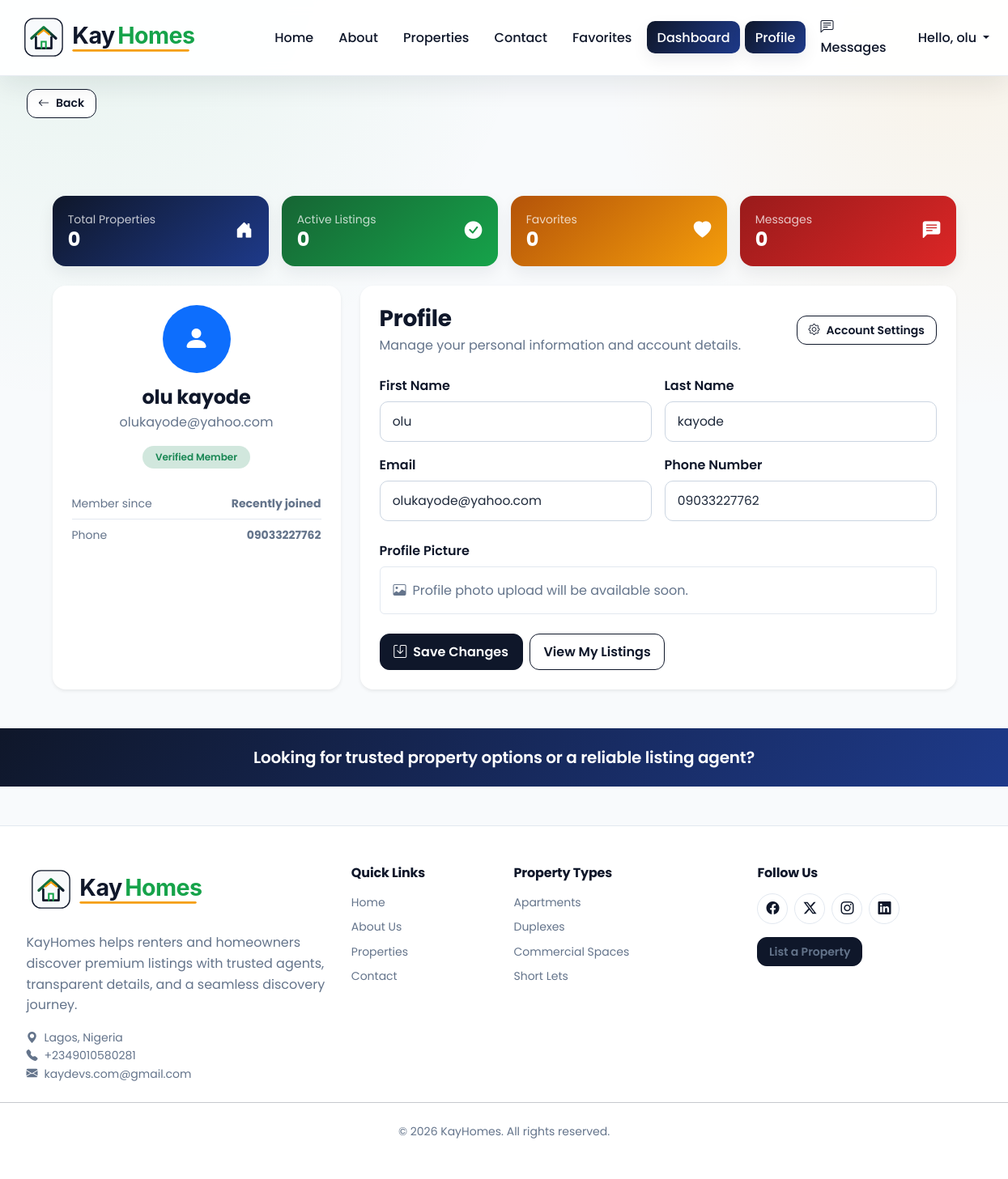
The app's page /profile/ (signed in) with its own data.
### pkg/models.py (models this page shows)
class User(db.Model):
    __tablename__ = 'users'
    user_id = db.Column(db.Integer, primary_key=True)
    user_fname = db.Column(db.String(100), nullable=False)
    user_lname = db.Column(db.String(100), nullable=False)
    user_email = db.Column(db.String(120), unique=True, nullable=False)
    user_pwd = db.Column(db.String(255), nullable=False)
    user_phone = db.Column(db.String(20))
    theme = db.Column(db.String(20), nullable=False, default='light')
    user_regdate = db.Column(db.DateTime)
    password_reset_tokens = relationship('PasswordResetToken', back_populates='user', cascade='all, delete-orphan')

### pkg/user_routes.py (the view, shortened to what this page needs)
@app.route('/profile/', methods=['GET', 'POST'])
@login_required
def profile():
    user = get_current_user()
    if not user:
        return redirect(url_for('login'))
    stats = _get_profile_stats(user.user_id)
    return render_template(
        'profile.html',
        title='Profile',
        user=user,
        total_properties=stats['total_properties'],
        active_listings=stats['active_listings'],
        favorites_count=stats['favorites_count'],
        unread_messages=stats['unread_messages'],
        views_count=stats['views_count'],
    )

### pkg/templates/profile.html (shortened to what this page needs)
{% extends 'base.html' %}
{% block main_content %}
<div class="container py-5" data-profile-stats-url="{{ url_for('profile_stats_api') }}">
  <div class="row g-3 mb-4 fade-up">
    <div class="col-6 col-lg-3">
      <div class="metric-card metric-primary">
        <div class="d-flex justify-content-between align-items-center">
          <div>
            <div class="small opacity-75">Total Properties</div>
            <h4 id="profileTotalProperties" class="mb-0">{{ total_properties|default(0) }}</h4>
          </div>
          <i class="bi bi-house-door-fill"></i>
        </div>
      </div>
    </div>
    <div class="col-6 col-lg-3">
      <div class="metric-card metric-success">
        <div class="d-flex justify-content-between align-items-center">
          <div>
            <div class="small opacity-75">Active Listings</div>
            <h4 id="profileActiveListings" class="mb-0">{{ active_listings|default(total_properties|default(0)) }}</h4>
          </div>
          <i class="bi bi-check-circle-fill"></i>
        </div>
      </div>
    </div>
    <div class="col-6 col-lg-3">
      <div class="metric-card metric-accent">
        <div class="d-flex justify-content-between align-items-center">
          <div>
            <div class="small opacity-75">Favorites</div>
            <h4 id="profileFavoritesCount" class="mb-0">{{ favorites_count|default(0) }}</h4>
          </div>
          <i class="bi bi-heart-fill"></i>
        </div>
      </div>
    </div>
    <div class="col-6 col-lg-3">
      <div class="metric-card metric-danger">
        <div class="d-flex justify-content-between align-items-center">
          <div>
            <div class="small opacity-75">Messages</div>
            <h4 id="profileUnreadMessages" class="mb-0">{{ unread_messages|default(0) }}</h4>
          </div>
          <i class="bi bi-chat-left-text-fill"></i>
        </div>
      </div>
    </div>
  </div>
  <div class="row g-4">
    <div class="col-lg-4">
      <div class="card shadow-sm border-0 h-100">
        <div class="card-body p-4 text-center">
          <div class="rounded-circle bg-primary text-white d-flex align-items-center justify-content-center mx-auto mb-3" style="width: 84px; height: 84px; font-size: 32px;">
            <i class="bi bi-person-fill"></i>
          </div>
          <h4 class="fw-bold mb-1">{{ user.user_fname }} {{ user.user_lname }}</h4>
          <p class="text-muted mb-3">{{ user.user_email }}</p>
          <span class="badge bg-success-subtle text-success px-3 py-2">Verified Member</span>
          <div class="mt-4 small text-muted text-start">
            <div class="d-flex justify-content-between py-2 border-bottom">
              <span>Member since</span>
              <strong>{{ user.user_regdate.strftime('%b %Y') if user.user_regdate else 'Recently joined' }}</strong>
            </div>
            <div class="d-flex justify-content-between py-2">
              <span>Phone</span>
              <strong>{{ user.user_phone or 'Not added' }}</strong>
            </div>
          </div>
        </div>
      </div>
    </div>
    <div class="col-lg-8">
      <div class="card shadow-sm border-0">
        <div class="card-body p-4">
          <div class="d-flex justify-content-between align-items-center mb-4">
            <div>
              <h3 class="fw-bold mb-1">Profile</h3>
              <p class="text-muted mb-0">Manage your personal information and account details.</p>
            </div>
            <a href="{{ url_for('account_settings') }}" class="btn btn-outline-secondary btn-sm">
              <i class="bi bi-gear me-2"></i>Account Settings
            </a>
          </div>
          <form method="post">
            <div class="row g-3">
              <div class="col-md-6">
                <label class="form-label">First Name</label>
                <input type="text" class="form-control" name="first_name" value="{{ user.user_fname }}" required>
              </div>
              <div class="col-md-6">
                <label class="form-label">Last Name</label>
                <input type="text" class="form-control" name="last_name" value="{{ user.user_lname }}" required>
              </div>
              <div class="col-md-6">
                <label class="form-label">Email</label>
                <input type="email" class="form-control" name="email" value="{{ user.user_email }}" required>
              </div>
              <div class="col-md-6">
                <label class="form-label">Phone Number</label>
                <input type="tel" class="form-control" name="phone" value="{{ user.user_phone or '' }}">
              </div>
            </div>
            <div class="mt-4">
              <label class="form-label">Profile Picture</label>
              <div class="border rounded p-3 text-muted">
                <i class="bi bi-image me-2"></i>Profile photo upload will be available soon.
              </div>
            </div>
            <div class="mt-4 d-flex gap-2">
              <button type="submit" class="btn btn-primary">
                <i class="bi bi-save me-2"></i>Save Changes
              </button>
              <a href="{{ url_for('my_listings') }}" class="btn btn-outline-primary">View My Listings</a>
            </div>
          </form>
        </div>
      </div>
    </div>
  </div>
</div>
{% endblock %}

### pkg/templates/base.html (shortened to what this page needs)
<!DOCTYPE html>
<html lang="en" data-theme="{{ current_theme|default('light') }}">
<head>
  <link rel="stylesheet" href="{{ url_for('static', filename='bootstrap/css/bootstrap.min.css') }}">
  <link rel="stylesheet" href="{{ url_for('static', filename='homes.css') }}">
  <link rel="stylesheet" href="https://cdn.jsdelivr.net/npm/bootstrap-icons@1.11.3/font/bootstrap-icons.css">
</head>
<body>
  {% include 'header.html' %}
  {% set endpoint_name = request.endpoint or '' %}
  {% set no_back_button_endpoints = ['home', 'login', 'register', 'admin_login', 'admin_register', 'admin_dashboard'] %}
  {% set fallback_endpoint = 'admin_dashboard' if endpoint_name.startswith('admin_') else 'home' %}
  {% if endpoint_name not in no_back_button_endpoints %}
    <div class="kh-content-container pt-3 pb-0">
      <button
        type="button"
        class="btn btn-outline-secondary btn-sm d-inline-flex align-items-center gap-2"
        onclick="return handleBackNavigation('{{ url_for(fallback_endpoint) }}');"
        aria-label="Go back to previous page"
      >
        <i class="bi bi-arrow-left" aria-hidden="true"></i>
        <span>Back</span>
      </button>
    </div>
  {% endif %}
  <div class="kh-content-container py-4">
  </div>
  {% block main_content %}{% endblock %}
  {% set is_logged_in = session.get('user_id') %}
  <div class="site-cta py-4">
    <div class="kh-content-container d-flex flex-column flex-md-row {% if not is_logged_in %}justify-content-between{% else %}justify-content-center{% endif %} align-items-center gap-3">
      <h5 class="mb-0 fw-semibold text-center text-md-start cta-heading">Looking for trusted property options or a reliable listing agent?</h5>
    </div>
  </div>
  <footer class="site-footer py-5">
    <div class="kh-content-container">
      <div class="row g-4">
          <div class="col-12 col-lg-4">
            <a class="d-inline-block mb-3" href="{{ url_for('home') }}">
              <img src="{{ url_for('static', filename='images/logo-kayhomes-full.svg') }}" alt="KayHomes logo" class="brand-logo-full">
            </a>
            <p class="mb-3">KayHomes helps renters and homeowners discover premium listings with trusted agents, transparent details, and a seamless discovery journey.</p>
            <p class="small mb-0"><i class="bi bi-geo-alt-fill me-2"></i>Lagos, Nigeria</p>
            <p class="small mb-0"><i class="bi bi-telephone-fill me-2"></i>+2349010580281</p>
            <p class="small mb-0"><i class="bi bi-envelope-fill me-2"></i>kaydevs.com@gmail.com</p>
          </div>
          <div class="col-6 col-lg-2">
            <h6 class="fw-bold mb-3">Quick Links</h6>
            <ul class="list-unstyled small mb-0 d-grid gap-2">
              <li><a href="{{ url_for('home') }}">Home</a></li>
              <li><a href="{{ url_for('about') }}">About Us</a></li>
              {% if session.get('user_id') %}
                <li><a href="{{ url_for('properties') }}">Properties</a></li>
                <li><a href="{{ url_for('contact') }}">Contact</a></li>
              {% endif %}
            </ul>
          </div>
          <div class="col-6 col-lg-3">
            <h6 class="fw-bold mb-3">Property Types</h6>
            <ul class="list-unstyled small mb-0 d-grid gap-2">
              <li><a href="#">Apartments</a></li>
              <li><a href="#">Duplexes</a></li>
              <li><a href="#">Commercial Spaces</a></li>
              <li><a href="#">Short Lets</a></li>
            </ul>
          </div>
          <div class="col-12 col-lg-3">
            <h6 class="fw-bold mb-3">Follow Us</h6>
            <div class="d-flex gap-2 mb-3">
              <a href="#" class="social-pill" aria-label="Facebook"><i class="bi bi-facebook"></i></a>
              <a href="#" class="social-pill" aria-label="X"><i class="bi bi-twitter-x"></i></a>
              <a href="#" class="social-pill" aria-label="Instagram"><i class="bi bi-instagram"></i></a>
              <a href="#" class="social-pill" aria-label="LinkedIn"><i class="bi bi-linkedin"></i></a>
            </div>
            {% if session.get('user_id') %}
              <a href="{{ url_for('post_property') }}" class="btn btn-primary btn-sm">List a Property</a>
            {% else %}
              <a href="{{ url_for('login') }}" class="btn btn-primary btn-sm">Sign In to List</a>
            {% endif %}
          </div>
        </div>
      </div>
      <hr class="my-4">
      <div class="text-center text-muted small">© 2026 KayHomes. All rights reserved.</div>
    </footer>
</body>
</html>

### pkg/templates/header.html (shortened to what this page needs)
<div class="container-fluid">
  <div class="row">
    <nav class="navbar navbar-expand-lg sticky-top">
      <div class="container-fluid px-3 px-lg-4">
        <a class="navbar-brand d-flex align-items-center gap-2" href="{{ url_for('home') }}">
          <img src="{{ url_for('static', filename='images/logo-kayhomes-full.svg') }}" alt="KayHomes logo" class="brand-logo-full">
        </a>
        <div class="collapse navbar-collapse" id="navbarNav">
          <ul class="navbar-nav ms-auto align-items-lg-center">
            {% if session.get('admin_id') %}
              <li class="nav-item">
                <a class="nav-link {% if request.endpoint == 'admin_dashboard' %}active{% endif %}" href="{{ url_for('admin_dashboard') }}">Dashboard</a>
              </li>
              <li class="nav-item">
                <a class="nav-link {% if request.endpoint == 'admin_profile' %}active{% endif %}" href="{{ url_for('admin_profile') }}">Profile</a>
              </li>
              <li class="nav-item">
                <a class="nav-link {% if request.endpoint == 'admin_change_password' %}active{% endif %}" href="{{ url_for('admin_change_password') }}">Settings</a>
              </li>
              <li class="nav-item">
                <form method="POST" action="{{ url_for('admin_logout') }}" class="d-inline ms-lg-3">
                  <input type="hidden" name="csrf_token" value="{{ admin_csrf_token }}">
                  <button type="submit" class="btn btn-primary btn-sm">Logout</button>
                </form>
              </li>
            {% else %}
              <li class="nav-item">
                <a class="nav-link {% if request.endpoint == 'home' %}active{% endif %}" href="{{ url_for('home') }}">Home</a>
              </li>
              <li class="nav-item">
                <a class="nav-link {% if request.endpoint == 'about' %}active{% endif %}" href="{{ url_for('about') }}">About</a>
              </li>
              {% if session.get('user_id') %}
                {% set logged_in_user_first_name = session.get('user_name') or 'User' %}
                <li class="nav-item">
                  <a class="nav-link {% if request.endpoint == 'properties' %}active{% endif %}" href="{{ url_for('properties') }}">Properties</a>
                </li>
                <li class="nav-item">
                  <a class="nav-link {% if request.endpoint in ['contact'] %}active{% endif %}" href="{{ url_for('contact') }}">Contact</a>
                </li>
                <li class="nav-item">
                  <a class="nav-link {% if request.endpoint == 'my_favorites' %}active{% endif %}" href="{{ url_for('my_favorites') }}">Favorites</a>
                </li>
                <li class="nav-item">
                  <a class="nav-link {% if request.endpoint in ['user_dashboard', 'profile'] %}active{% endif %}" href="{{ url_for('user_dashboard') }}">Dashboard</a>
                </li>
                <li class="nav-item">
                  <a class="nav-link {% if request.endpoint == 'profile' %}active{% endif %}" href="{{ url_for('profile') }}">Profile</a>
                </li>
                <li class="nav-item">
                  <a class="nav-link {% if request.endpoint == 'messages' %}active{% endif %}" href="{{ url_for('messages') }}" data-unread-count-url="{{ url_for('unread_message_count_api') }}">
                    <i class="bi bi-chat-left-text me-1"></i> Messages
                  </a>
                </li>
                <li class="nav-item dropdown ms-lg-2">
                  <a class="nav-link dropdown-toggle" href="#" role="button" data-bs-toggle="dropdown" aria-expanded="false">
                    Hello, {{ logged_in_user_first_name }}
                  </a>
                </li>
              {% endif %}
            {% endif %}
          </ul>
        </div>
      </div>
    </nav>
  </div>
</div>

### records on screen
User: user_fname "olu", user_lname "kayode", user_email "olukayode@yahoo.com", user_regdate "Recently joined", user_phone "09033227762", first_name "olu", last_name "kayode", email "olukayode@yahoo.com", phone "09033227762"

### other values on screen
{{ total_properties|default(0) }} "0"
{{ active_listings|default(total_properties|default(0)) }} "0"
{{ favorites_count|default(0) }} "0"
{{ unread_messages|default(0) }} "0"
